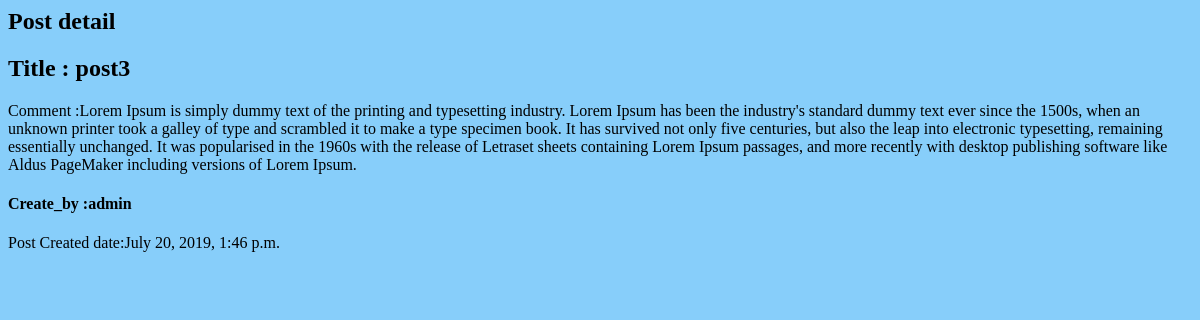
/post3/ (signed in), run on an earlier commit of the app's database.
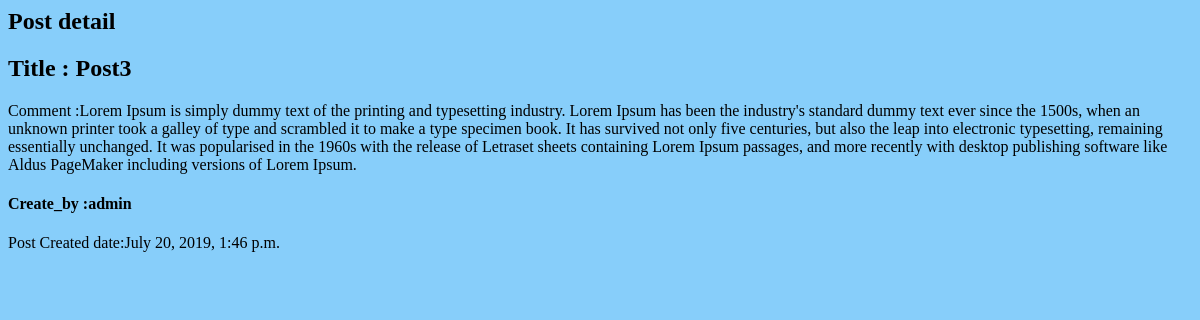
And on a later commit of the database.
### blog/models.py (models this page shows, shortened)
class Post(models.Model):
    title = models.CharField(max_length=128,unique=True)
    slug = models.SlugField(max_length=128,unique=True)
    author = models.ForeignKey(User,on_delete=models.CASCADE,related_name='blog_posts')
    updated_on = models.DateTimeField(auto_now=True)
    content = models.TextField(blank=True)
    created_on = models.DateTimeField(auto_now_add=True)
    status = models.IntegerField(choices=STATUS,default=0)
    class Meta:
        ordering = ['-created_on']

### blog/views.py (the view)
# urls.py: url(r'^(?P<slug>[\w-]+)/$',views.detail_view,name='detail'),
@login_required
def detail_view(request,slug):
    post = Post.objects.get(slug=slug)
    return render(request,'blog/post_detail.html',{'post':post})

### blog/templates/blog/post_detail.html (shortened to what this page needs)
{% load static from staticfiles %}
<html lang="en">
<head>
    <link rel="stylesheet" href="{% static 'style.css' %}">
</head>
<body>
    <h2>Post detail</h2>
    <div class="post-detail">
        <div class="post">
            <h2>Title : {{ post.title }}</h2>
            <p>Comment :{{ post.content }}</p>
            <h4>Create_by :{{ post.author }}</h4>
            <p>Post Created date:{{ post.created_on }}</p>
        </div>
    </div>
</body>
</html>

What changed in the data, as far as the page shows it:
changed Post "admin": title "post3" → "Post3"
